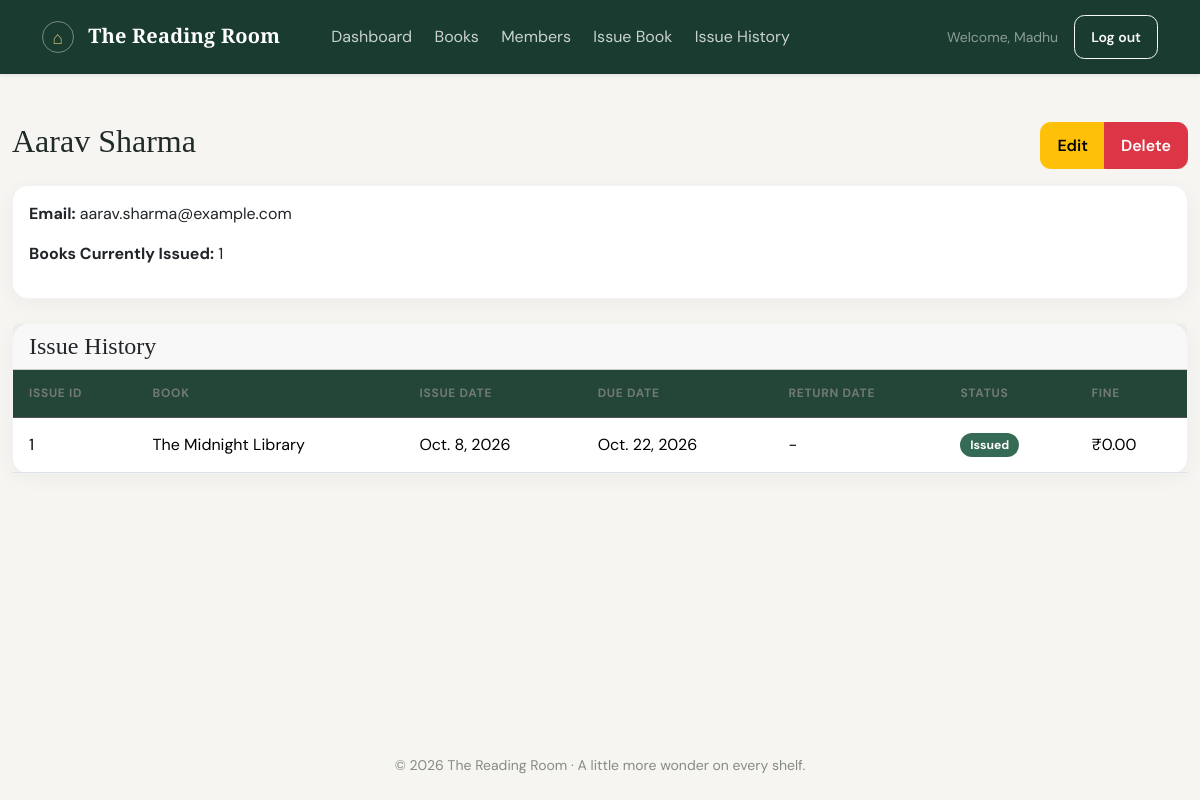
The app's page /members/1/ (signed in) with its own data.
### library/models.py (models this page shows, shortened)
class Member(models.Model):
    name = models.CharField(max_length=200)
    email = models.EmailField(unique=True)
    class Meta:
        ordering = ['name']
    @property
    def books_issued(self):
        return self.issues.filter(return_date__isnull=True).count()

class Issue(models.Model):
    book = models.ForeignKey(Book, on_delete=models.PROTECT, related_name='issues')
    member = models.ForeignKey(Member, on_delete=models.PROTECT, related_name='issues')
    issue_date = models.DateField(default=timezone.now)
    due_date = models.DateField()
    return_date = models.DateField(null=True, blank=True)
    fine = models.DecimalField(max_digits=10, decimal_places=2, default=0)
    class Meta:
        ordering = ['-issue_date']
    @property
    def status(self):
        if self.return_date is not None:
            return 'Returned'
        if timezone.now().date() > self.due_date:
            return 'Overdue'
        return 'Issued'

class Book(models.Model):
    title = models.CharField(max_length=200)
    author = models.CharField(max_length=200)
    category = models.CharField(max_length=100)
    copies = models.PositiveIntegerField(validators=[MinValueValidator(1)])
    class Meta:
        ordering = ['title']

### library/views.py (the view)
# urls.py: path('members/<int:pk>/', views.member_detail, name='member_detail'),
@login_required
def member_detail(request, pk):
    member = get_object_or_404(Member, pk=pk)
    issues = member.issues.select_related('book').all()
    context = {'member': member, 'issues': issues}
    return render(request, 'library/member_detail.html', context)

### library/authentication.py (called while the page is built)
    def get_user(self, user_id):
        user_model = get_user_model()
        try:
            user = user_model.objects.get(pk=user_id)
        except user_model.DoesNotExist:
            return None
        return user if self.user_can_authenticate(user) else None

    @staticmethod
    def user_can_authenticate(user):
        return getattr(user, 'is_active', True)

### library/templates/library/member_detail.html
{% extends 'library/base.html' %}
{% block content %}
<div class="d-flex justify-content-between align-items-center mb-3 flex-wrap gap-2">
    <h2>{{ member.name }}</h2>
    <div class="btn-group">
        <a href="{% url 'member_update' member.pk %}" class="btn btn-warning">Edit</a>
        <a href="{% url 'member_delete' member.pk %}" class="btn btn-danger" data-confirm="Delete this member?">Delete</a>
    </div>
</div>
<div class="card mb-4">
    <div class="card-body">
        <p><strong>Email:</strong> {{ member.email }}</p>
        <p><strong>Books Currently Issued:</strong> {{ member.books_issued }}</p>
    </div>
</div>
<div class="card">
    <div class="card-header"><h4 class="mb-0">Issue History</h4></div>
    <div class="card-body p-0">
        <div class="table-responsive">
            <table class="table table-hover mb-0">
                <thead class="table-dark">
                    <tr>
                        <th>Issue ID</th>
                        <th>Book</th>
                        <th>Issue Date</th>
                        <th>Due Date</th>
                        <th>Return Date</th>
                        <th>Status</th>
                        <th>Fine</th>
                    </tr>
                </thead>
                <tbody>
                    {% for issue in issues %}
                    <tr>
                        <td>{{ issue.id }}</td>
                        <td>{{ issue.book.title }}</td>
                        <td>{{ issue.issue_date }}</td>
                        <td>{{ issue.due_date }}</td>
                        <td>{{ issue.return_date|default:'-' }}</td>
                        <td>
                            {% if issue.status == 'Overdue' %}<span class="badge bg-danger">{{ issue.status }}</span>
                            {% elif issue.status == 'Returned' %}<span class="badge bg-success">{{ issue.status }}</span>
                            {% else %}<span class="badge bg-primary">{{ issue.status }}</span>
                            {% endif %}
                        </td>
                        <td>₹{{ issue.fine }}</td>
                    </tr>
                    {% empty %}
                    <tr><td colspan="7" class="text-center py-4">No issue records found.</td></tr>
                    {% endfor %}
                </tbody>
            </table>
        </div>
    </div>
</div>
{% endblock %}

### library/templates/library/base.html (shortened to what this page needs)
{% load static %}
<!DOCTYPE html>
<html lang="en">
<head>
    <link href="https://cdn.jsdelivr.net/npm/bootstrap@5.3.3/dist/css/bootstrap.min.css" rel="stylesheet">
    <link rel="stylesheet" href="{% static 'library/css/style.css' %}">
</head>
<body>
    <nav class="navbar navbar-expand-lg navbar-dark shadow-sm">
        <div class="container">
            <a class="navbar-brand fw-bold" href="{% url 'dashboard' %}"><span class="brand-mark">⌂</span> The Reading Room</a>
            <div class="collapse navbar-collapse" id="mainNav">
                <ul class="navbar-nav me-auto mb-2 mb-lg-0 ms-lg-4">
                    <li class="nav-item"><a class="nav-link" href="{% url 'dashboard' %}">Dashboard</a></li>
                    <li class="nav-item"><a class="nav-link" href="{% url 'book_list' %}">Books</a></li>
                    <li class="nav-item"><a class="nav-link" href="{% url 'member_list' %}">Members</a></li>
                    <li class="nav-item"><a class="nav-link" href="{% url 'issue_book' %}">Issue Book</a></li>
                    <li class="nav-item"><a class="nav-link" href="{% url 'issue_list' %}">Issue History</a></li>
                </ul>
                {% if request.user.is_authenticated %}
                    <div class="d-flex align-items-center gap-3">
                        <span class="text-white-50 small d-none d-lg-inline">Welcome, {{ request.user.first_name|default:request.user.email }}</span>
                        <form method="post" action="{% url 'logout' %}">
                            <button type="submit" class="btn btn-outline-light btn-sm">Log out</button>
                        </form>
                    </div>
                {% endif %}
            </div>
        </div>
    </nav>
    <main class="container app-shell py-4 py-lg-5">
        {% block content %}{% endblock %}
    </main>
    <footer class="footer py-4">
        <div class="container text-center">
            <small>© {% now 'Y' %} The Reading Room · A little more wonder on every shelf.</small>
        </div>
    </footer>
</body>
</html>

### library/static/library/css/style.css (style rules this page uses)
:root { --ink: #202b26; --muted: #78817b; --paper: #f6f5f1; --green: #214b3b; --green-light: #e5eee8; --gold: #d8b975; --line: #e9e8e1; }
body { min-height: 100vh; background: var(--paper); color: var(--ink); font-family: 'DM Sans', Arial, sans-serif; }
h1, h2, h3, h4, .serif { font-family: 'Playfair Display', Georgia, serif; }
.navbar { background: #193b30; padding: 0.95rem 0; }
.navbar-brand { font-family: 'Playfair Display', Georgia, serif; letter-spacing: 0.01em; }
.brand-mark { display: inline-grid; width: 2rem; height: 2rem; margin-right: 0.55rem; place-items: center; border: 1px solid rgba(255, 255, 255, 0.4); border-radius: 50%; color: var(--gold); font-size: 1.1rem; vertical-align: middle; }
.navbar .nav-link { color: rgba(255, 255, 255, 0.77); margin: 0 0.2rem; }
.app-shell { max-width: 1440px; min-height: calc(100vh - 145px); }
.card { border: 1px solid rgba(34, 57, 43, 0.06); border-radius: 1rem; background: #fff; box-shadow: 0 0.3rem 1.25rem rgba(39, 49, 40, 0.045); }
.table { --bs-table-bg: transparent; --bs-table-striped-bg: #fafaf8; }
.table thead th { color: #707a73; font-size: 0.75rem; font-weight: 700; letter-spacing: 0.06em; text-transform: uppercase; white-space: nowrap; }
.table th, .table td { padding: 0.9rem 1rem; vertical-align: middle; }
.table-dark { --bs-table-bg: #244638; --bs-table-color: #fff; }
.btn { border-radius: 0.65rem; font-weight: 600; padding: 0.65rem 1rem; }
.badge { border-radius: 999px; font-size: 0.76rem; padding: 0.5em 0.8em; }
.badge.bg-primary { background-color: #356b54 !important; }
.footer { color: #858c84; }

### records on screen
Member: name "Aarav Sharma", email "aarav.sharma@example.com", books_issued "1"
Issue: id "1", book "The Midnight Library", issue_date "Oct. 8, 2026", due_date "Oct. 22, 2026", return_date "-", status "Issued", fine "0.00"

### other values on screen
{{ request.user.first_name|default:request.user.email }} "Madhu"
